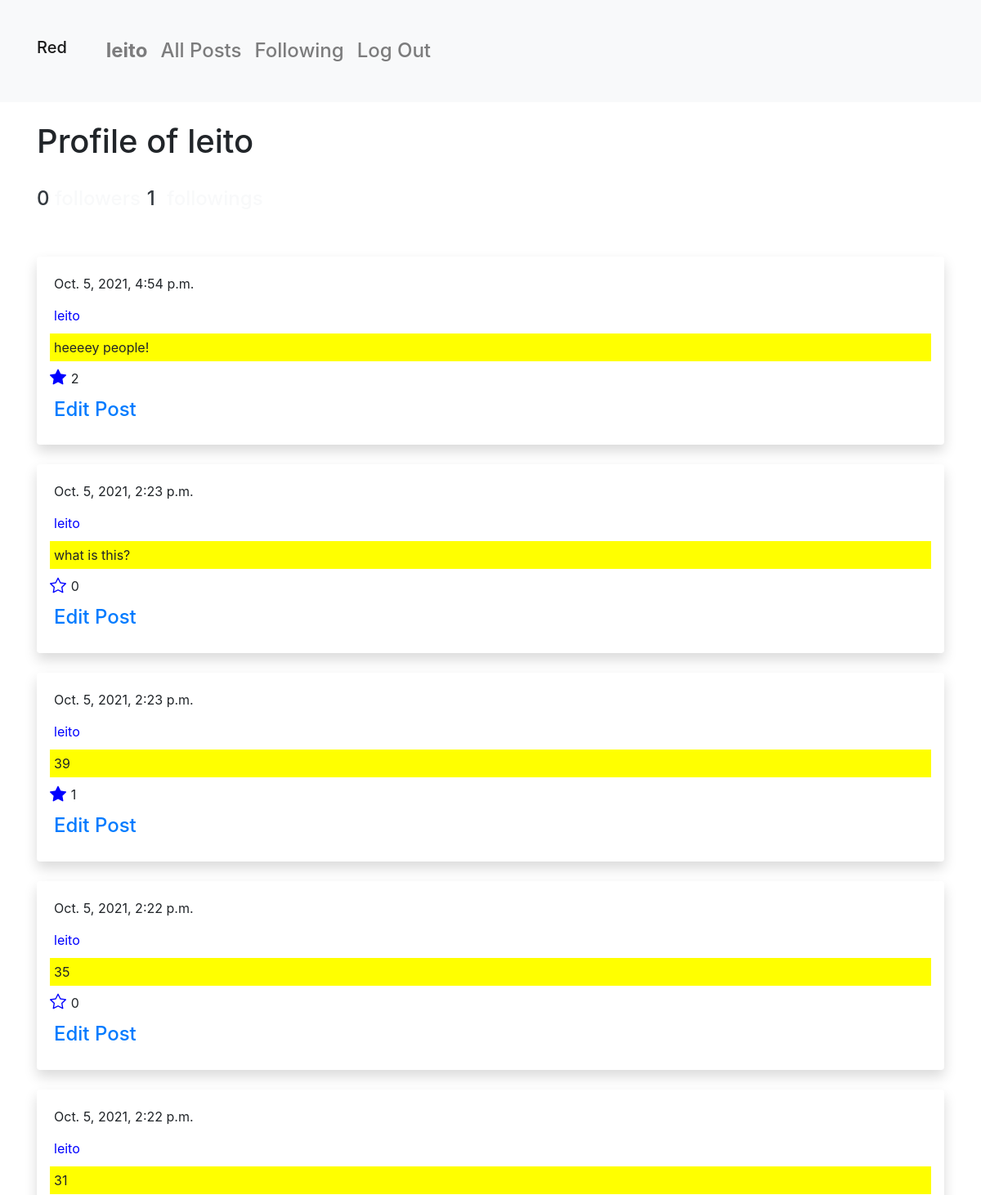
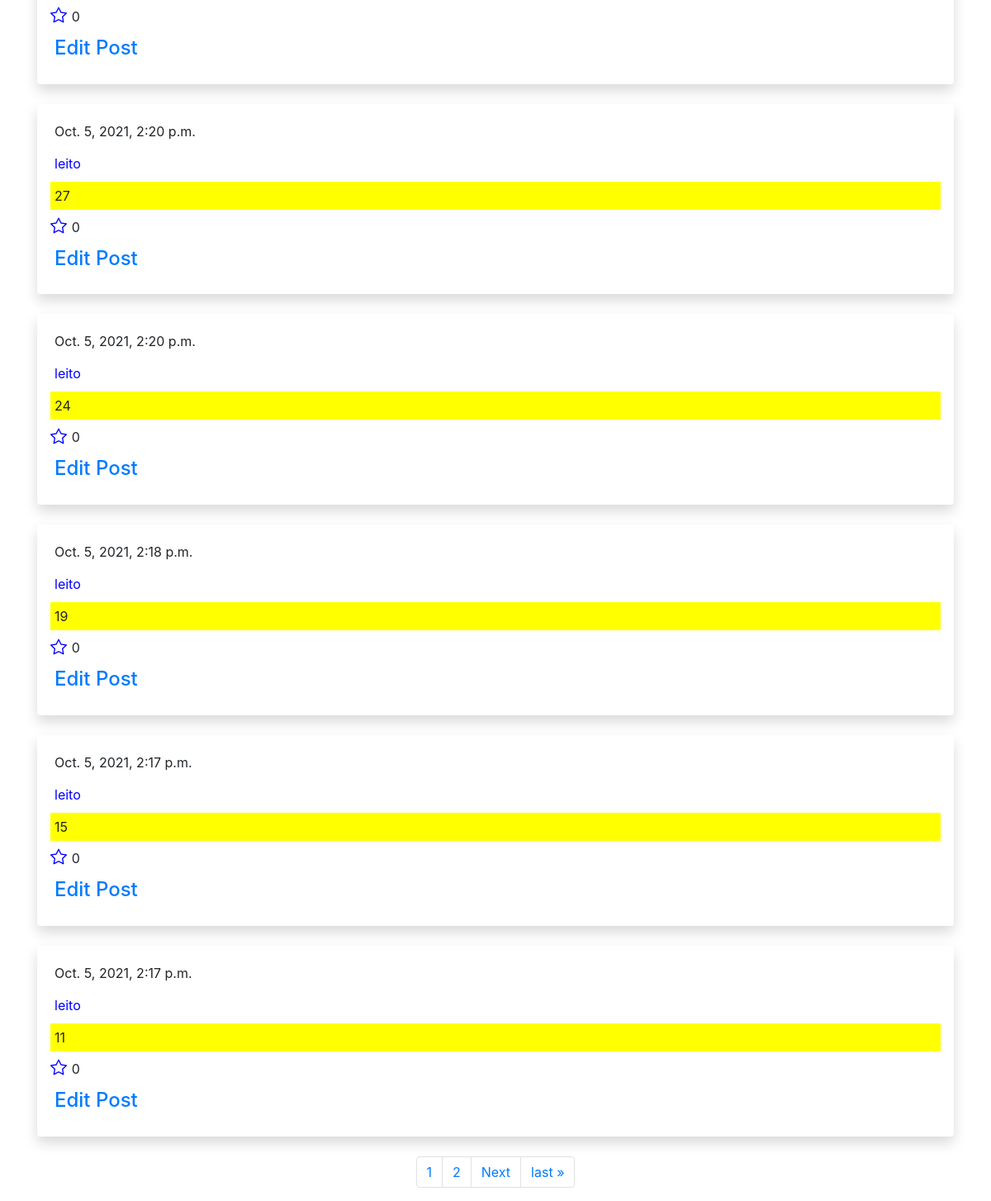
Page /getuser/leito (signed in) on the committed database (2 pictures, top to bottom).
### network/models.py (models this page shows, shortened)
class User(AbstractUser):
    pass

class Profile(models.Model):
    user = models.ForeignKey(settings.AUTH_USER_MODEL, on_delete=models.CASCADE,  related_name="profile")
    following = models.PositiveIntegerField(default=0)
    follower = models.PositiveIntegerField(default=0)
    exist = models.BooleanField(default=True)

class Post(models.Model):
    user = models.ForeignKey(settings.AUTH_USER_MODEL, on_delete=models.CASCADE, related_name="posts")
    body = models.TextField(null=False)
    users_like = models.ManyToManyField(settings.AUTH_USER_MODEL, blank=True, related_name="posts_liked")
    created = models.DateTimeField(auto_now_add=True)
    active = models.BooleanField(default=True)
    class Meta:
        ordering = ('-created',)

### network/views.py (the view)
# urls.py: path("getuser/<str:username>", views.getuser, name="getuser"),
@login_required
def getuser(request, username):
    user = get_object_or_404(User, username=username)
    page_number = request.GET.get("page")
    try:
        posts = Post.objects.filter(user=user, active=True)
        userprofile = Profile.objects.filter(user=user, exist=True)
        paginator = Paginator(posts, 10) # Show 10 posts per page
        page_obj = paginator.get_page(page_number)
    except Profile.DoesNotExist:
        return JsonResponse({"error": "User not found."}, status=404)
    return render(request, "network/profile.html", {
        "profiles": userprofile,
        "posts": page_obj,
        "user": user,
        "page_number": page_number,
        "pages": page_obj.paginator.page_range
    })

### network/templates/network/profile.html (shortened to what this page needs)
{% extends "network/layout.html" %}
{% load static %}
{% block body %}
    {% if user.is_authenticated %}
    <div class="container">
      <div id="profile" class="profile-info" style="display: block; ">
        {% for profile in profiles %}
            <div class="d-flex justify-content-center justify-content-lg-start">
              <div class="h1 py-4 "id="section_label">  Profile of {{ profile.user }} </div>
            </div>
          {% with total_followers=user.followers.count %}
            <div class="d-flex justify-content-around justify-content-lg-start ">
              <span  class="followers h4 text-light ">
                <span class="total h4 text-dark"> {{ total_followers }} </span>
              </span>
              <span  class="following h4 text-light">
                <span class="total h4 text-dark mx-lg-2"> {{ profile.following }} </span>
              </span>
            </div>
            <div class=" d-flex justify-content-center justify-content-lg-start">
            </div>
          {% endwith %}
        {% endfor %}
        {% for post in posts %}
          <div id="{{ post.id }}" class="post_grid shadow p-3 my-4 bg-body rounded">
            <a id="{{ post.user }}" href="{% url 'getuser' post.user %}" class="user " >{{post.user }}</a>
            <div id="{{ post.created }}" class="timestamp">{{post.created}}</div>
            <div id="content_{{ post.id }}" class="content" >{{post.body}}</div>
            <div class="likes_div">
              {% with total_likes=post.users_like.count users_like=post.users_like.all %}
                  <a id="link_{{ post.id }}"  data-id="{{ post.id }}"
                  data-action="{% if request.user in users_like %}un{% endif %}like"
                  class="like like_icon ">
                  {% if request.user not in users_like %}
                      <i id="icon_{{ post.id }}" class="bi bi-star"></i>
                  {% else %}
                      <i id="icon_{{ post.id }}" class="bi bi-star-fill"></i>
                  {% endif %}
                  </a>
                  <span class="total_{{ post.id }}">{{ total_likes }} </span>
              {% endwith %}
            </div>
            <a id="edit" data-postid="{{ post.id }}" data-action="edit" class="edit">
                {% if post.user == request.user %}
                    <h4>Edit Post</h4>
                {% endif %}
            </a>
          </div>
        {% endfor %}
      </div>
        <nav aria-label="Pagination">
          <ul class="pagination justify-content-center">
              {% for page in pages %}
                  {% if request.GET.page|add:"0" == page %}
                      <li id="page_{{ forloop.counter }}" class="page-item  active" data-page="{{ forloop.counter0 }}"><a class="page-link" href="?page={{ forloop.counter }}">{{ forloop.counter }}</a></li>
                  {% else %}
                      <li id="page_{{ forloop.counter }}" class="page-item" data-page="{{ forloop.counter0 }}"><a class="page-link" href="?page={{ forloop.counter }}">{{ forloop.counter }}</a></li>
                  {% endif %}
              {% endfor %}
              {% if posts.has_next %}
                  <li id="next" class="page-item"><a class="page-link" href="?page={{ posts.next_page_number }}">Next</a></li>
                  <li class="page-item"><a class="page-link" href="?page={{ posts.paginator.num_pages }}">last &raquo;</a></li>
              {% endif %}
          </ul >
      </div>
    </div>
    {% endif %}
{% endblock %}

### network/templates/network/layout.html (shortened to what this page needs)
{% load static %}
<!DOCTYPE html>
<html lang="en">
    <head>
        <link rel="stylesheet" href="https://cdn.jsdelivr.net/npm/bootstrap@4.6.0/dist/css/bootstrap.min.css">
        <link rel="stylesheet" href="https://cdn.jsdelivr.net/npm/bootstrap-icons@1.5.0/font/bootstrap-icons.css">
        <link href="{% static 'network/styles.css' %}" rel="stylesheet">
     </head>
    <body>
        <nav class="navbar navbar-expand-lg navbar-light py-3 bg-light">
        <div class="container bg-light">
            <a class="navbar-brand h1" href="{% url 'index' %}">Red</a>
                <div class="collapse navbar-collapse  " id="navbarTogglerDemo01">
                    <ul class="navbar-nav  p-4 h4 align-items-center mr-auto">
                        {% if user.is_authenticated %}
                            <li class="nav-item">
                                <a class="nav-link" href="{% url 'getuser' request.user %}"><strong>{{ request.user }}</strong></a>
                            </li>
                        {% endif %}
                        <li class="nav-item">
                        <a class="nav-link section"  id="allposts_btn" href="{% url 'index' %}">All Posts</a>
                        </li>
                        {% if user.is_authenticated %}
                            <li class="nav-item">
                                <a class="nav-link section" id="following_btn" href="{% url 'followed' %}">Following</a>
                            </li>
                            <li class="nav-item">
                                <a class="nav-link" href="{% url 'logout' %}">Log Out</a>
                            </li>
                        {% endif %}
                    </ul>
                </div>
        </div>
        </nav>
        <div class="body  ">
            {% block body %}
            {% endblock %}
    </body>
</html>

### network/static/network/styles.css (style rules this page uses)
* { box-sizing: border-box; padding: 0; margin: 0; }
.post_grid { display: grid; grid-template-columns: repeat(7, 10px); grid-template-rows: auto; margin:50px 0; gap: 5px 5px; grid-template: " timestamp timestamp timestamp timestamp timestamp timestamp timestamp" " user user user user user user user " " body body body body body body body " " likes_icon likes_number . . . . . " " edit edit edit edit edit edit edit"; animation: slidedown 5s linear 2s 1 forwards forwards; animation-play-state: paused; }
.user { grid-area: user; color: blue; display: block; flex-flow: row; justify-content: space-between; align-items: center; }
.timestamp { grid-area: timestamp; }
.content { grid-area: body; background-color:yellow; }
.edit { grid-area: edit; }
.like_icon { grid-area: likes_icon; font-size: 20px; color: blue; }
#allposts, #profile, #following { display: none; }
#follow, #unfollow, #edit { text-decoration: none; }
.user, .timestamp, .content, .likes_link, .likes_icon, .edit { padding: 5px; }

### rows in the picture
User: user "leito"
Profile: user "leito", follower "0", following "1"
Post: user "leito", created "Oct. 5, 2021, 4:54 p.m.", body "heeeey people!", users_like.count "2", shows "Edit Post"
Post: user "leito", created "Oct. 5, 2021, 2:23 p.m.", body "what is this?", users_like.count "0", shows "Edit Post"
Post: user "leito", created "Oct. 5, 2021, 2:23 p.m.", body "39", users_like.count "1", shows "Edit Post"
Post: user "leito", created "Oct. 5, 2021, 2:22 p.m.", body "35", users_like.count "0", shows "Edit Post"
Post: user "leito", created "Oct. 5, 2021, 2:22 p.m.", body "31", users_like.count "0", shows "Edit Post"
Post: user "leito", created "Oct. 5, 2021, 2:20 p.m.", body "27", users_like.count "0", shows "Edit Post"
Post: user "leito", created "Oct. 5, 2021, 2:20 p.m.", body "24", users_like.count "0", shows "Edit Post"
Post: user "leito", created "Oct. 5, 2021, 2:18 p.m.", body "19", users_like.count "0", shows "Edit Post"
Post: user "leito", created "Oct. 5, 2021, 2:17 p.m.", body "15", users_like.count "0", shows "Edit Post"
Post: user "leito", created "Oct. 5, 2021, 2:17 p.m.", body "11", users_like.count "0", shows "Edit Post"
